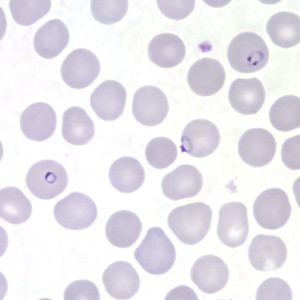
#> input picture Template_Matching/Images/redbloodcells.png, 300 x 300 px, found by its file name
$ jupyter execute 'Malaria Template Matching.ipynb'
#> lines starting #> are read from the running program, lines starting #| are printed output that depends on the picture
### **Image Processing** Malaria in Red Blood Cells

**with Template Matching**

*By Mohammad Attala Rajafar*

Credit to:
1. [Skimage Thresholding Documentation](https://scikit-image.org/docs/stable/auto_examplesapplicationsplot_thresholding.html)
2. [Tonichi Edeza Article](https://towardsdatascience.com/image-processing-with-python-template-matching-with-scikit-image-6e82fdd77b66)

Import libraries

[cell 1]
import numpy as np
import matplotlib.pyplot as plt

from matplotlib.patches import Circle, Rectangle
from skimage import transform
from skimage.io import imread, imshow
from skimage.color import rgb2gray
from skimage.feature import match_template
from skimage.feature import peak_local_max

Load image then change to grayscale

[cell 2]
blood = imread(
    'D:\\Work\\Tech\\Data Science\\Python\\Notebook\\Malaria detection\\Template_Matching\\Images\\redbloodcells.png')
#> blood is the input picture: shape (300, 300, 3); mean R, G, B 233.3, 230.8, 236.8
plt.figure(num=None, figsize=(14, 7))
plt.axis('off')
plt.title('Original', fontsize=14)
imshow(blood)

[cell 3]
blood_gray = rgb2gray(blood)
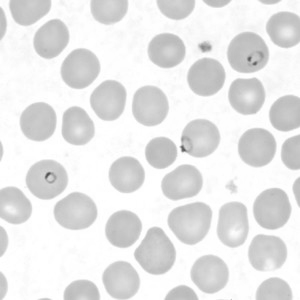
#> blood_gray: shape (300, 300) float64; min 0.333, max 1, mean 0.909
plt.figure(num=None, figsize=(14, 7))
plt.axis('off')
plt.title('Grayscale', fontsize=14)
imshow(blood_gray)

Cut the image to be used as a Template Image according to the coordinates

[cell 4]
template = blood_gray[155:200, 24:70]
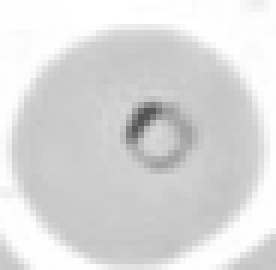
#> template: shape (45, 46) float64 (shown 6 times larger); min 0.333, max 1, mean 0.86
plt.axis('off')
plt.title('Template Image', fontsize=14)
imshow(template)

Image grayscale map

[cell 5]
result_image = match_template(blood_gray, template)
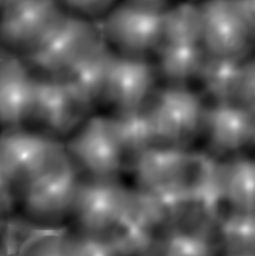
#> result_image: shape (256, 255) float64; min -0.6, max 1, mean -0.00982; drawn with min black and max white
plt.figure(num=None, figsize=(14, 7))
plt.axis('off')
plt.title('Map', fontsize=14)
imshow(result_image)

Make a red marker to match the cropped image

[cell 6]
x, y = np.unravel_index(np.argmax(result_image), result_image.shape)
#> x = 155; y = 24
template_width, template_height = template.shape
#> template_width = 45; template_height = 46
rect = plt.Rectangle((y, x), template_height,
                     template_width, color='r', fc='none')
plt.figure(num=None, figsize=(8, 6))
plt.gca().add_patch(rect)
plt.axis('off')
plt.title('Result', fontsize=14)
imshow(blood_gray)
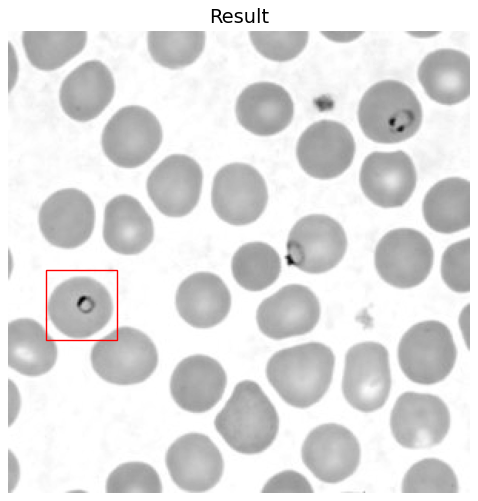
#> figure drawn by matplotlib, 1 panel
